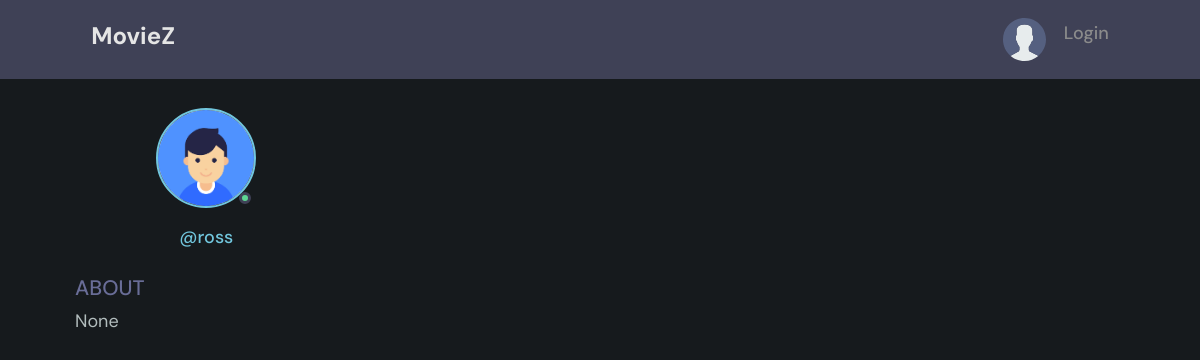
The page /account/profile/14 on the database its author committed.
### accounts/models.py (models this page shows, shortened)
class User(AbstractUser):
    ROLE_CHOICES = [
        ('member', 'Member'),
        ('admin', 'Admin')
    ]
    username=models.CharField(max_length=30)
    email = models.EmailField(unique=True, null=True)
    role = models.CharField(max_length= 30, choices = ROLE_CHOICES, default='member')
    photo = models.ImageField(upload_to='profile/%Y', null=True,blank=True, default='default.png')
    bio = models.TextField(null=True,blank=True)
    USERNAME_FIELD = 'email'
    REQUIRED_FIELDS = ['username']

### accounts/views.py (the view)
# urls.py: path('profile/<str:id>',views.userProfile, name="user-profile"),
def userProfile(request,id):
    profile = User.objects.get(pk=id)
    data={
        'profile':profile
    }
    return render(request,'accounts/profile.html',data)

### templates/accounts/profile.html (shortened to what this page needs)
{% extends 'main.html' %}
{% block content %}
<main class="profile-page layout layout--3">
    <div class="container">
      <div class="roomList">
        <div class="profile">
          <div class="profile__avatar">
            <div class="avatar avatar--large active">
              <img src="{{profile.photo.url}}" />
            </div>
          </div>
          <div class="profile__info">
            <p>@{{profile.username}}</p>
          </div>
          <div class="profile__about">
            <h3>About</h3>
            <p>
              {{profile.bio}}
            </p>
          </div>
        </div>
      </div>
    </div>
  </main>
{% endblock content %}

### moviez/static/css/base.css (style rules this page uses)
:root { --primary: #232730; --secondary: #3a3e45; --white: #888787; --accent: #e56237; }
body { background-color: var(--primary); color: #fff; }
h2, h3 { color: var(--accent); }
main { overflow: hidden; }

### moviez/static/css/style.css (style rules this page uses)
:root { --color-main: #71c6dd; --color-main-light: #e1f6fb; --color-dark: #3f4156; --color-dark-medium: #51546e; --color-dark-light: #696d97; --color-light: #e5e5e5; --color-gray: #8b8b8b; --color-light-gray: #b2bdbd; --color-bg: #161a1d; --color-success: #5dd693; --color-error: #fc4b0b; }
* { font-family: "DM Sans", -apple-system, BlinkMacSystemFont, "Segoe UI", Roboto, Oxygen, Ubuntu, Cantarell, "Open Sans", "Helvetica Neue", sans-serif; margin: 0; padding: 0; box-sizing: border-box; text-rendering: optimizeLegibility; font-size: inherit; }
html { font-size: 70%; }
@media only screen and (min-width: 1200px) { html { font-size: 75%; } }
body { line-height: 1.6; font-weight: 400; font-size: 1.5rem; color: var(--color-light-gray); background-color: var(--color-bg); min-height: 100vh; }
.container { max-width: 120rem; width: 90%; margin: auto; }
.avatar { position: relative; display: inline-block; border-radius: 50%; border: 2px solid var(--color-main); }
.avatar img { display: block; border-radius: 50%; object-fit: cover; object-position: center; }
.avatar::after { content: ""; display: block; position: absolute; background-color: var(--color-gray); z-index: 111; border-radius: 50%; border: 0.3rem solid var(--color-dark); }
.avatar.active::after { background-color: var(--color-success); }
.avatar.avatar--large img { display: block; width: 8rem; height: 8rem; border-radius: 50%; }
.avatar.avatar--large:after { width: 1rem; height: 1rem; bottom: 2px; right: 3.5px; }
.layout { margin-top: 2.4rem; }
.layout > .container { display: flex; justify-content: space-between; align-items: flex-start; }
.layout--3 > .container > div:first-child { flex-basis: 18%; max-width: 22.5rem; }
.layout--3 > .container > div:last-child { flex-basis: 25%; }
.profile { margin-bottom: 3rem; }
.profile__avatar { text-align: center; }
.profile__info { text-align: center; }
.profile__info p { color: var(--color-main); font-weight: 500; margin-bottom: 1rem; }
.profile__about { margin-top: 2rem; }
.profile__about h3 { text-transform: uppercase; color: var(--color-dark-light); margin-bottom: 0.5rem; }

### rows shown on the page
User: photo (placeholder picture), username "ross", bio "None"
